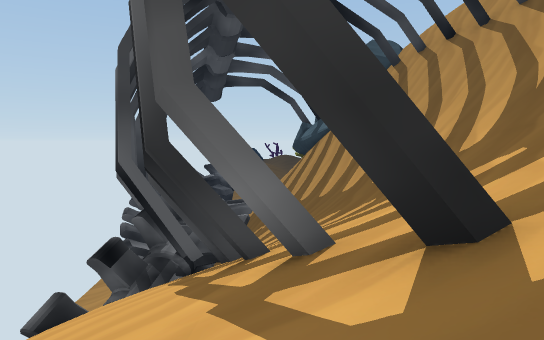
view 1 (above)

24 first-person views from a walk through a 3-D level made in the Unity game engine. The camera is 1.5 m above the floor, tilts 4° down and sees 70° across. The floor is counted in squares, 2 m on a side. Each view is taken from the middle of a square. On the plan, view 1 faces up. The plan holds only what a view shows up to about 12 squares ahead; the rest is blank. The place goes on beyond the plan. The player character is not drawn. Some animated figures are left out. Some surface patterns are stand-ins.

view 2
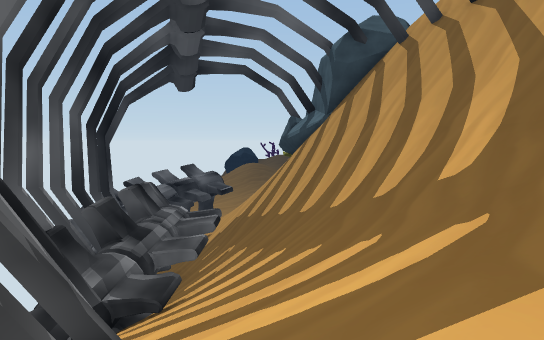

view 3
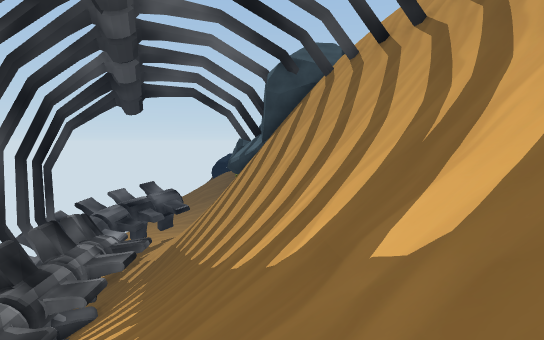

view 4
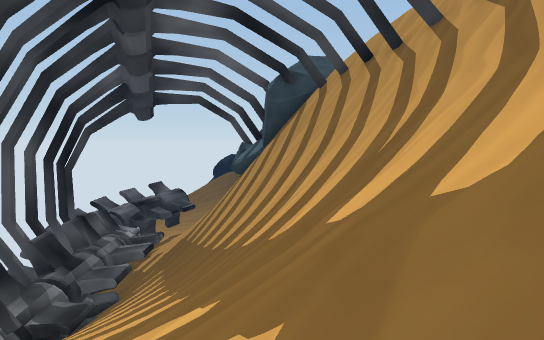

view 5
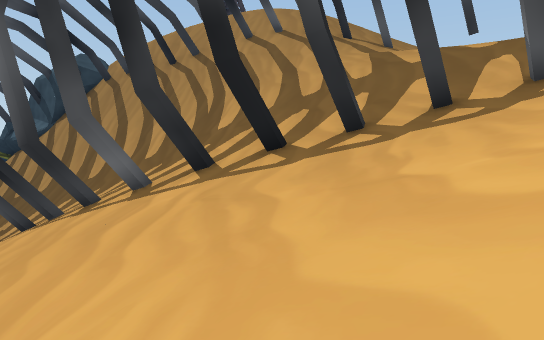

view 6
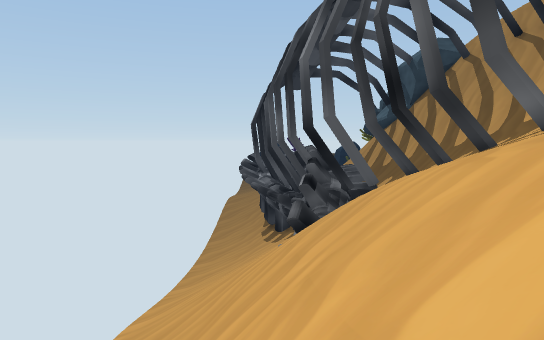

view 7
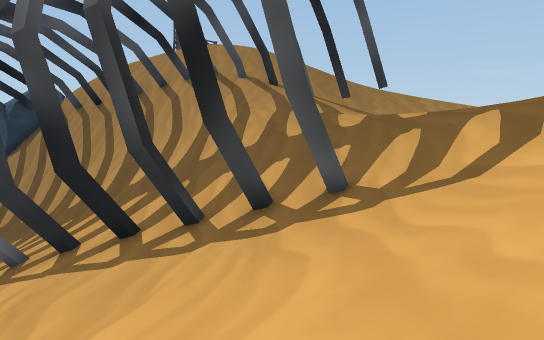

view 8
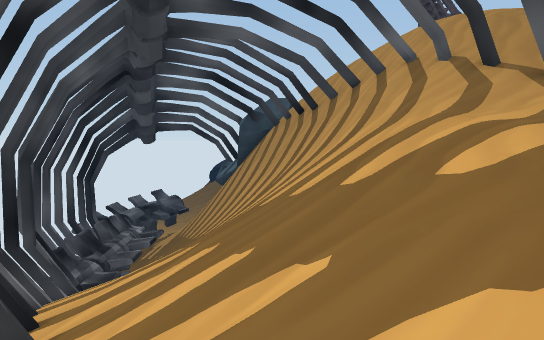

view 9
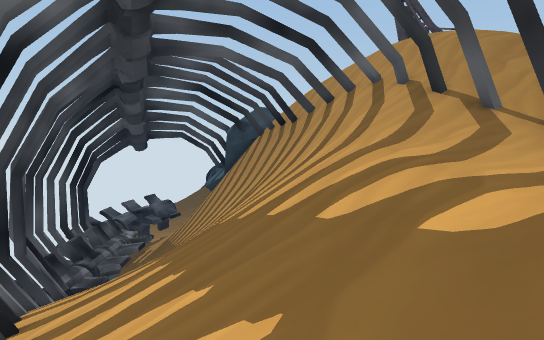

view 10
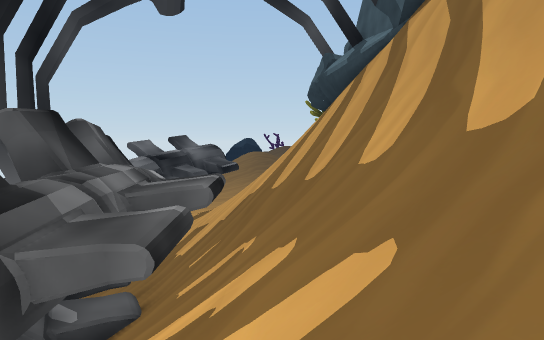

view 11
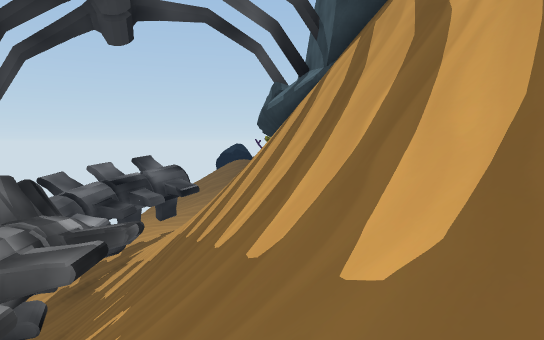

view 12
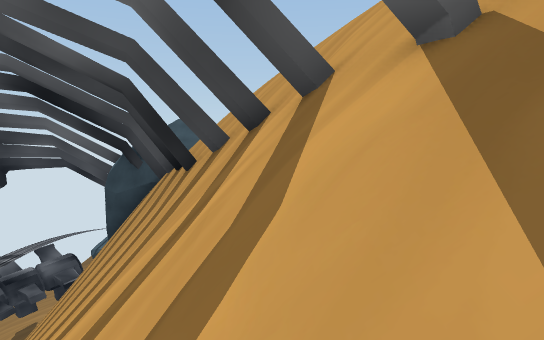

view 13
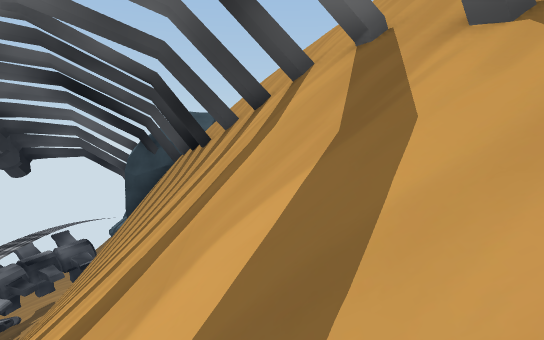

view 14
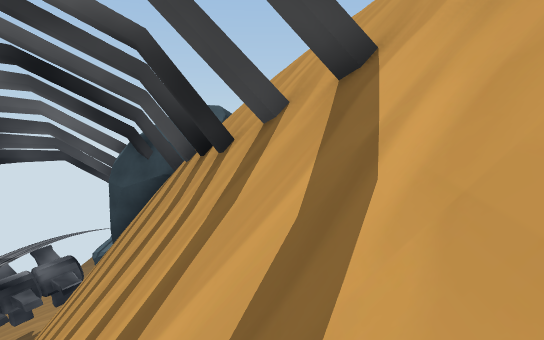

view 15
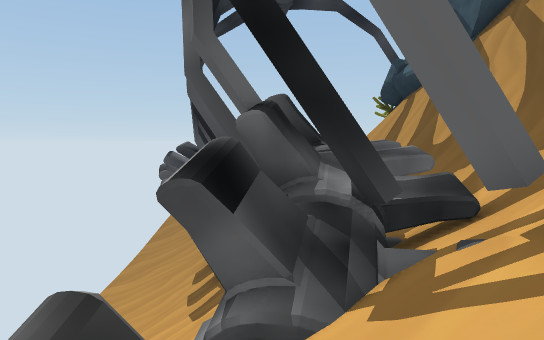

view 16
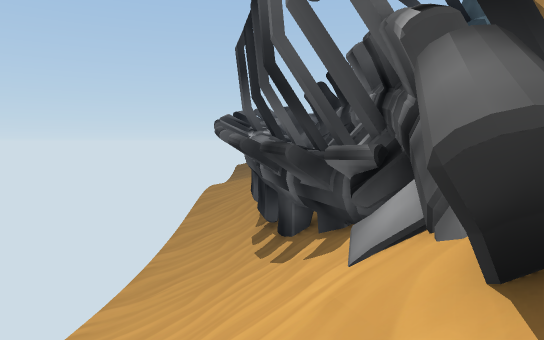

view 17
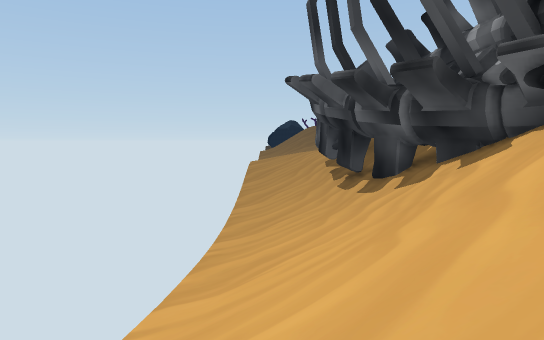

view 18
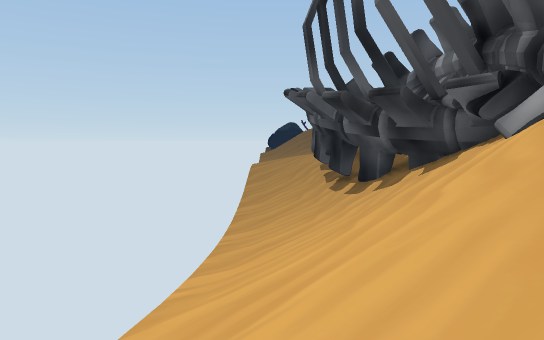

view 19
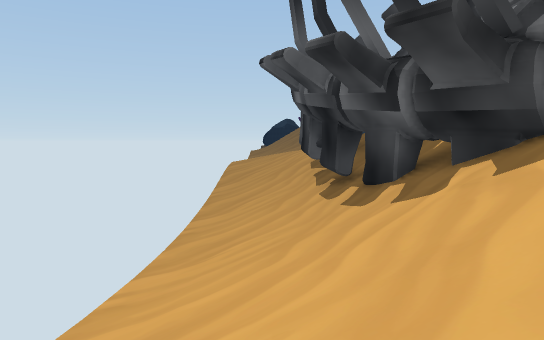

view 20
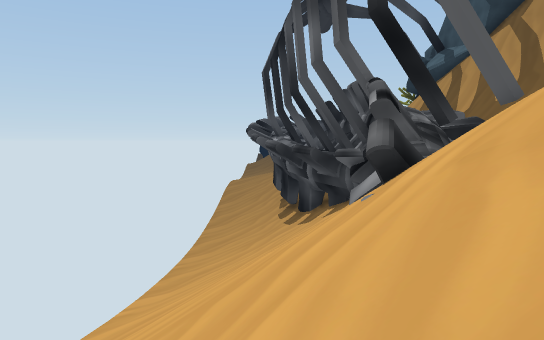

view 21
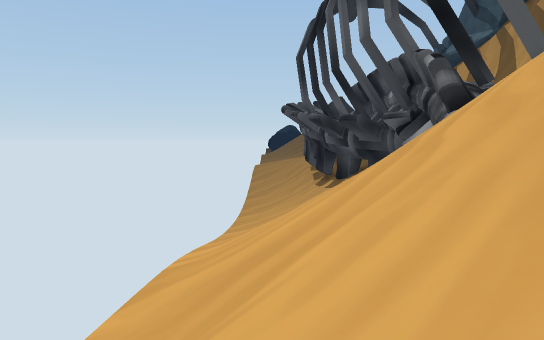

view 22
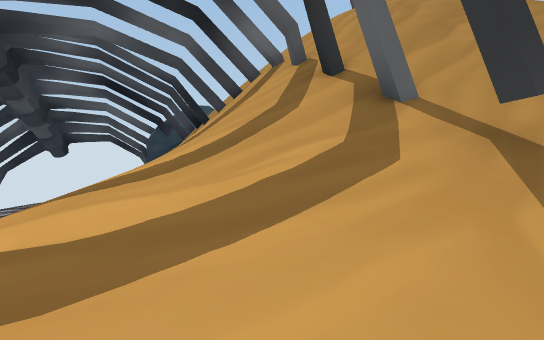

view 23
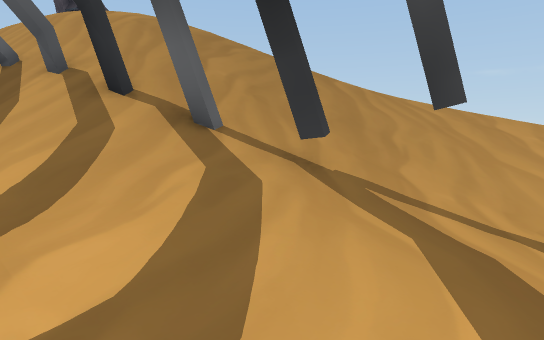

view 24
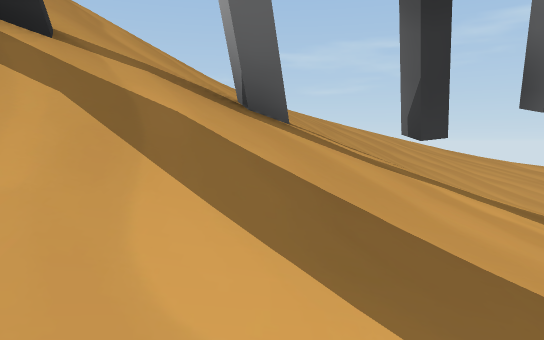

### Floor plan
Key: @ floor where view 1 was taken; # wall or solid block; x gap in a wall; . main floor; : floor 0.75 m higher than the main floor; - floor 0.75 m lower than the main floor; _ floor 3.25 m lower than the main floor; < floor 22.5 m lower than the main floor; ( floor 23.25 m lower than the main floor; / step, stairs or slope; = window, fence, low wall or low ledge; ^ raised ledge; v drop or lower ground.
Columns run from 10 left of view 1 to 21 right of it. Each row starts with its distance up from view 1.
 21 (///#//////#  ^vv
 20 (//// /////## v#
 19 (////###///=## vvv//
 18 (////###////## vvv///
 17 (////###////=###v#v///
 16 (/////##/////#####v///
 15 (/////# /=///=#####////
 14 </////# /x/////#==##///
 13 </////####/////////////
 12 //////##=///////////////
 11 //////##////////////#/////
 10 ////////#///////////##////
  9 /////#//////////////////////
  8 ////// //////// //////#/////
  7 /////// /#//////////////////
  6 ////////////////_/////#///////
  5 /////////#//////_ /////////////
  4 //////////#//////-/////#////////
  3 ////////////////////////////////
  2 ///////////#//////-/.//=////////
  1  ///////////#//////.....////////
  0  / ///////@/////////......//////
 -1     /////////////////.-   -/////
 -2     //////////#/////       /////
 -3     ///////////////-         //:
 -4        ////////////-          ..
 -5     / /////////////.
 -6           /////////
 -7           ///////
 -8         / //

Positions as (right, up) in squares from view 1, and headings:
1: (0, 0), facing up
2: (1, 4), facing up
3: (4, 4), facing up
4: (4, 2), facing up
5: (-4, -5), facing up-right
6: (-6, -5), facing up
7: (-2, -8), facing up-right
8: (6, -5), facing up
9: (7, -6), facing up
10: (0, 11), facing up
11: (2, 11), facing up
12: (10, 7), facing up
13: (10, 5), facing up
14: (9, 9), facing up
15: (-4, 7), facing up
16: (-6, 7), facing up
17: (-9, 7), facing up
18: (-9, 5), facing up
19: (-8, 10), facing up
20: (-7, 2), facing up
21: (-9, 0), facing up
22: (11, -1), facing up
23: (9, -1), facing up-right
24: (9, 4), facing right
